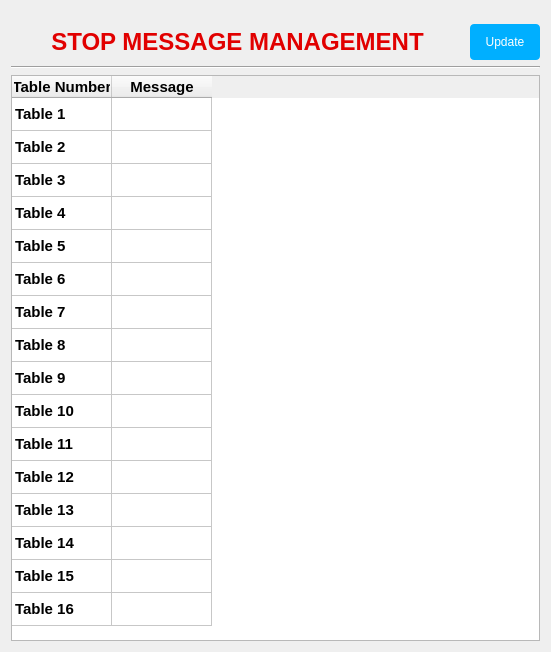
      <widget class="QWidget" name="tab_R">
       <attribute name="title">
        <string>STOP MESSAGE</string>
       </attribute>
       <layout class="QVBoxLayout" name="verticalLayout_5">
        <property name="topMargin">
         <number>24</number>
        </property>
        <item>
         <layout class="QHBoxLayout" name="horizontalLayout_5">
          <item>
           <spacer name="horizontalSpacer_7">
            <property name="orientation">
             <enum>Qt::Horizontal</enum>
            </property>
            <property name="sizeHint" stdset="0">
             <size>
              <width>40</width>
              <height>20</height>
             </size>
            </property>
           </spacer>
          </item>
          <item>
           <widget class="QLabel" name="label_4">
            <property name="font">
             <font>
              <family>MS Shell Dlg 2</family>
              <pointsize>18</pointsize>
              <weight>75</weight>
              <bold>true</bold>
             </font>
            </property>
            <property name="styleSheet">
             <string notr="true">color: rgb(225, 0, 0);</string>
            </property>
            <property name="text">
             <string>STOP MESSAGE MANAGEMENT</string>
            </property>
            <property name="alignment">
             <set>Qt::AlignCenter</set>
            </property>
           </widget>
          </item>
          <item>
           <spacer name="horizontalSpacer_8">
            <property name="orientation">
             <enum>Qt::Horizontal</enum>
            </property>
            <property name="sizeHint" stdset="0">
             <size>
              <width>40</width>
              <height>20</height>
             </size>
            </property>
           </spacer>
          </item>
          <item>
           <widget class="QPushButton" name="btn_UpdateRMsg">
            <property name="minimumSize">
             <size>
              <width>70</width>
              <height>36</height>
             </size>
            </property>
            <property name="styleSheet">
             <string notr="true">QPushButton{
	border-radius: 4px;
	background-color: #00afff; color: white;
}

QPushButton::hover {
	background-color: #23ccff;
}

QPushButton::pressed {
	background-color: #00aaf0;
}</string>
            </property>
            <property name="text">
             <string>Update</string>
            </property>
            <property name="autoDefault">
             <bool>true</bool>
            </property>
            <property name="default">
             <bool>true</bool>
            </property>
           </widget>
          </item>
         </layout>
        </item>
        <item>
         <widget class="Line" name="line_5">
          <property name="orientation">
           <enum>Qt::Horizontal</enum>
          </property>
         </widget>
        </item>
        <item>
         <widget class="QTableWidget" name="table_RStatus">
          <property name="font">
           <font>
            <family>Arial</family>
            <pointsize>11</pointsize>
            <weight>50</weight>
            <bold>false</bold>
           </font>
          </property>
          <property name="sizeAdjustPolicy">
           <enum>QAbstractScrollArea::AdjustToContents</enum>
          </property>
          <property name="selectionMode">
           <enum>QAbstractItemView::SingleSelection</enum>
          </property>
          <attribute name="verticalHeaderVisible">
           <bool>false</bool>
          </attribute>
          <attribute name="verticalHeaderMinimumSectionSize">
           <number>33</number>
          </attribute>
          <row>
           <property name="text">
            <string>1</string>
           </property>
          </row>
          <row>
           <property name="text">
            <string>2</string>
           </property>
          </row>
          <row>
           <property name="text">
            <string>3</string>
           </property>
          </row>
          <row>
           <property name="text">
            <string>4</string>
           </property>
          </row>
          <row>
           <property name="text">
            <string>5</string>
           </property>
          </row>
          <row>
           <property name="text">
            <string>6</string>
           </property>
          </row>
          <row>
           <property name="text">
            <string>7</string>
           </property>
          </row>
          <row>
           <property name="text">
            <string>8</string>
           </property>
          </row>
          <row>
           <property name="text">
            <string>9</string>
           </property>
          </row>
          <row>
           <property name="text">
            <string>10</string>
           </property>
          </row>
          <row>
           <property name="text">
            <string>11</string>
           </property>
          </row>
          <row>
           <property name="text">
            <string>12</string>
           </property>
          </row>
          <row>
           <property name="text">
            <string>13</string>
           </property>
          </row>
          <row>
           <property name="text">
            <string>14</string>
           </property>
          </row>
          <row>
           <property name="text">
            <string>15</string>
           </property>
          </row>
          <row>
           <property name="text">
            <string>16</string>
           </property>
          </row>
          <column>
           <property name="text">
            <string>Table Number</string>
           </property>
           <property name="font">
            <font>
             <pointsize>11</pointsize>
             <weight>75</weight>
             <bold>true</bold>
            </font>
           </property>
          </column>
          <column>
           <property name="text">
            <string>Message</string>
           </property>
           <property name="font">
            <font>
             <family>MS Shell Dlg 2</family>
             <pointsize>11</pointsize>
             <weight>75</weight>
             <bold>true</bold>
            </font>
           </property>
          </column>
          <item row="0" column="0">
           <property name="text">
            <string>Table 1</string>
           </property>
           <property name="font">
            <font>
             <weight>75</weight>
             <bold>true</bold>
            </font>
           </property>
           <property name="textAlignment">
            <set>AlignLeading|AlignVCenter</set>
           </property>
           <property name="foreground">
            <brush brushstyle="NoBrush">
             <color alpha="255">
              <red>0</red>
              <green>85</green>
              <blue>127</blue>
             </color>
            </brush>
           </property>
           <property name="flags">
            <set>ItemIsEnabled</set>
           </property>
          </item>
          <item row="1" column="0">
           <property name="text">
            <string>Table 2</string>
           </property>
           <property name="font">
            <font>
             <weight>75</weight>
             <bold>true</bold>
            </font>
           </property>
           <property name="textAlignment">
            <set>AlignLeading|AlignVCenter</set>
           </property>
           <property name="foreground">
            <brush brushstyle="NoBrush">
             <color alpha="255">
              <red>0</red>
              <green>85</green>
              <blue>127</blue>
             </color>
            </brush>
           </property>
           <property name="flags">
            <set>ItemIsEnabled</set>
           </property>
          </item>
          <item row="2" column="0">
           <property name="text">
            <string>Table 3</string>
           </property>
           <property name="font">
            <font>
             <weight>75</weight>
             <bold>true</bold>
            </font>
           </property>
           <property name="textAlignment">
            <set>AlignLeading|AlignVCenter</set>
           </property>
           <property name="foreground">
            <brush brushstyle="NoBrush">
             <color alpha="255">
              <red>0</red>
              <green>85</green>
              <blue>127</blue>
             </color>
            </brush>
           </property>
           <property name="flags">
            <set>ItemIsEnabled</set>
           </property>
          </item>
          <item row="3" column="0">
           <property name="text">
            <string>Table 4</string>
           </property>
           <property name="font">
            <font>
             <weight>75</weight>
             <bold>true</bold>
            </font>
           </property>
           <property name="textAlignment">
            <set>AlignLeading|AlignVCenter</set>
           </property>
           <property name="foreground">
            <brush brushstyle="NoBrush">
             <color alpha="255">
              <red>0</red>
              <green>85</green>
              <blue>127</blue>
             </color>
            </brush>
           </property>
           <property name="flags">
            <set>ItemIsEnabled</set>
           </property>
          </item>
          <item row="4" column="0">
           <property name="text">
            <string>Table 5</string>
           </property>
           <property name="font">
            <font>
             <weight>75</weight>
             <bold>true</bold>
            </font>
           </property>
           <property name="textAlignment">
            <set>AlignLeading|AlignVCenter</set>
           </property>
           <property name="foreground">
            <brush brushstyle="NoBrush">
             <color alpha="255">
              <red>0</red>
              <green>85</green>
              <blue>127</blue>
             </color>
            </brush>
           </property>
           <property name="flags">
            <set>ItemIsEnabled</set>
           </property>
          </item>
          <item row="5" column="0">
           <property name="text">
            <string>Table 6</string>
           </property>
           <property name="font">
            <font>
             <weight>75</weight>
             <bold>true</bold>
            </font>
           </property>
           <property name="textAlignment">
            <set>AlignLeading|AlignVCenter</set>
           </property>
           <property name="foreground">
            <brush brushstyle="NoBrush">
             <color alpha="255">
              <red>0</red>
              <green>85</green>
              <blue>127</blue>
             </color>
            </brush>
           </property>
           <property name="flags">
            <set>ItemIsEnabled</set>
           </property>
          </item>
          <item row="6" column="0">
           <property name="text">
            <string>Table 7</string>
           </property>
           <property name="font">
            <font>
             <weight>75</weight>
             <bold>true</bold>
            </font>
           </property>
           <property name="textAlignment">
            <set>AlignLeading|AlignVCenter</set>
           </property>
           <property name="foreground">
            <brush brushstyle="NoBrush">
             <color alpha="255">
              <red>0</red>
              <green>85</green>
              <blue>127</blue>
             </color>
            </brush>
           </property>
           <property name="flags">
            <set>ItemIsEnabled</set>
           </property>
          </item>
          <item row="7" column="0">
           <property name="text">
            <string>Table 8</string>
           </property>
           <property name="font">
            <font>
             <weight>75</weight>
             <bold>true</bold>
            </font>
           </property>
           <property name="textAlignment">
            <set>AlignLeading|AlignVCenter</set>
           </property>
           <property name="foreground">
            <brush brushstyle="NoBrush">
             <color alpha="255">
              <red>0</red>
              <green>85</green>
              <blue>127</blue>
             </color>
            </brush>
           </property>
           <property name="flags">
            <set>ItemIsEnabled</set>
           </property>
          </item>
          <item row="8" column="0">
           <property name="text">
            <string>Table 9</string>
           </property>
           <property name="font">
            <font>
             <weight>75</weight>
             <bold>true</bold>
            </font>
           </property>
           <property name="textAlignment">
            <set>AlignLeading|AlignVCenter</set>
           </property>
           <property name="foreground">
            <brush brushstyle="NoBrush">
             <color alpha="255">
              <red>0</red>
              <green>85</green>
              <blue>127</blue>
             </color>
            </brush>
           </property>
           <property name="flags">
            <set>ItemIsEnabled</set>
           </property>
          </item>
          <item row="9" column="0">
           <property name="text">
            <string>Table 10</string>
           </property>
           <property name="font">
            <font>
             <weight>75</weight>
             <bold>true</bold>
            </font>
           </property>
           <property name="textAlignment">
            <set>AlignLeading|AlignVCenter</set>
           </property>
           <property name="foreground">
            <brush brushstyle="NoBrush">
             <color alpha="255">
              <red>0</red>
              <green>85</green>
              <blue>127</blue>
             </color>
            </brush>
           </property>
           <property name="flags">
            <set>ItemIsEnabled</set>
           </property>
          </item>
          <item row="10" column="0">
           <property name="text">
            <string>Table 11</string>
           </property>
           <property name="font">
            <font>
             <weight>75</weight>
             <bold>true</bold>
            </font>
           </property>
           <property name="textAlignment">
            <set>AlignLeading|AlignVCenter</set>
           </property>
           <property name="foreground">
            <brush brushstyle="NoBrush">
             <color alpha="255">
              <red>0</red>
              <green>85</green>
              <blue>127</blue>
             </color>
            </brush>
           </property>
           <property name="flags">
            <set>ItemIsEnabled</set>
           </property>
          </item>
          <item row="11" column="0">
           <property name="text">
            <string>Table 12</string>
           </property>
           <property name="font">
            <font>
             <weight>75</weight>
             <bold>true</bold>
            </font>
           </property>
           <property name="textAlignment">
            <set>AlignLeading|AlignVCenter</set>
           </property>
           <property name="foreground">
            <brush brushstyle="NoBrush">
             <color alpha="255">
              <red>0</red>
              <green>85</green>
              <blue>127</blue>
             </color>
            </brush>
           </property>
           <property name="flags">
            <set>ItemIsEnabled</set>
           </property>
          </item>
          <item row="12" column="0">
           <property name="text">
            <string>Table 13</string>
           </property>
           <property name="font">
            <font>
             <weight>75</weight>
             <bold>true</bold>
            </font>
           </property>
           <property name="textAlignment">
            <set>AlignLeading|AlignVCenter</set>
           </property>
           <property name="foreground">
            <brush brushstyle="NoBrush">
             <color alpha="255">
              <red>0</red>
              <green>85</green>
              <blue>127</blue>
             </color>
            </brush>
           </property>
           <property name="flags">
            <set>ItemIsEnabled</set>
           </property>
          </item>
          <item row="13" column="0">
           <property name="text">
            <string>Table 14</string>
           </property>
           <property name="font">
            <font>
             <weight>75</weight>
             <bold>true</bold>
            </font>
           </property>
           <property name="textAlignment">
            <set>AlignLeading|AlignVCenter</set>
           </property>
           <property name="foreground">
            <brush brushstyle="NoBrush">
             <color alpha="255">
              <red>0</red>
              <green>85</green>
              <blue>127</blue>
             </color>
            </brush>
           </property>
           <property name="flags">
            <set>ItemIsEnabled</set>
           </property>
          </item>
          <item row="14" column="0">
           <property name="text">
            <string>Table 15</string>
           </property>
           <property name="font">
            <font>
             <weight>75</weight>
             <bold>true</bold>
            </font>
           </property>
           <property name="textAlignment">
            <set>AlignLeading|AlignVCenter</set>
           </property>
           <property name="foreground">
            <brush brushstyle="NoBrush">
             <color alpha="255">
              <red>0</red>
              <green>85</green>
              <blue>127</blue>
             </color>
            </brush>
           </property>
           <property name="flags">
            <set>ItemIsEnabled</set>
           </property>
          </item>
          <item row="15" column="0">
           <property name="text">
            <string>Table 16</string>
           </property>
           <property name="font">
            <font>
             <weight>75</weight>
             <bold>true</bold>
            </font>
           </property>
           <property name="textAlignment">
            <set>AlignLeading|AlignVCenter</set>
           </property>
           <property name="foreground">
            <brush brushstyle="NoBrush">
             <color alpha="255">
              <red>0</red>
              <green>85</green>
              <blue>127</blue>
             </color>
            </brush>
           </property>
           <property name="flags">
            <set>ItemIsEnabled</set>
           </property>
          </item>
         </widget>
        </item>
       </layout>
      </widget>
